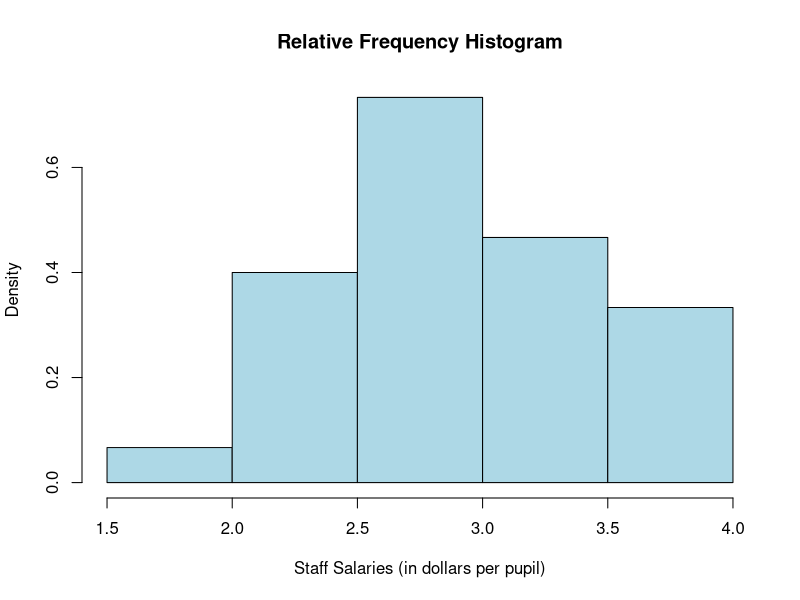
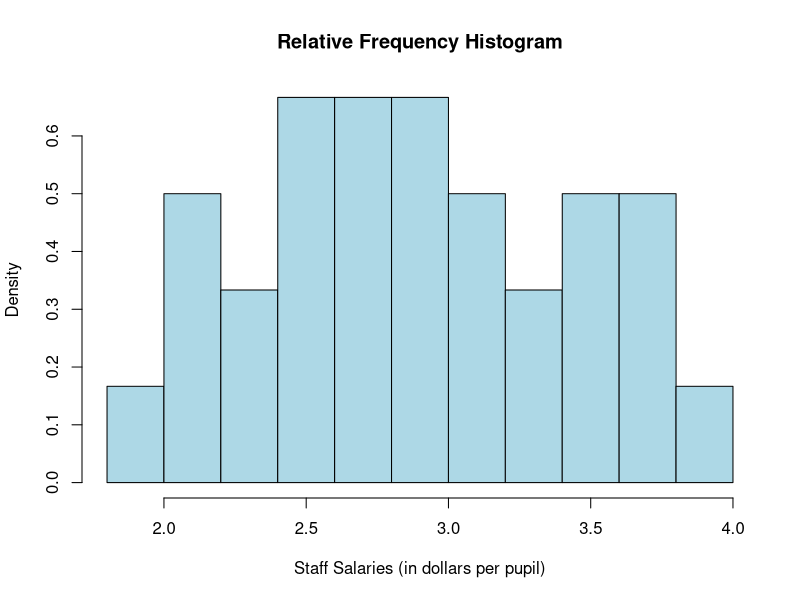

Here is the R script that generated these plots, in order:
# Data set
setwd("~/Desktop/STAT-350")
data <- c(2.5, 3.2, 0.4, 3.2, 1.3, 0.2, 0.3, 6.2, 5.7, 6.6,
          0.6, 2.5, 1.5, 4.2, 5.8, 1.9, 4.4, 0.5, 4.2, 0.6,
          1.4, 0.5, 2.7, 5.3, 1, 5.5, 5.9, 5.7, 1.2, 0.6)

stem(data)
mean(data)
sd(data)

data_vector <- c(3.8, 2.8, 2.87, 2.97, 3.1, 1.84, 2.51, 3.15, 2.38, 2.2, 
                 2.78, 2.54, 2.73, 2.78, 3.54, 3.99, 3.46, 2.05, 2.93, 2.86,
                 3.25, 2.46, 2.11, 3.73, 3.09, 3.68, 2.32, 2.59, 3.41, 3.39)

mean(data_vector)
sd(data_vector)
min(data_vector)
max(data_vector)

# Create a relative frequency histogram
hist(data_vector, freq = FALSE, main = "Relative Frequency Histogram", 
     xlab = "Staff Salaries (in dollars per pupil)", col = "lightblue")

hist(data_vector, breaks = 8, freq = FALSE, main = "Relative Frequency Histogram", 
     xlab = "Staff Salaries (in dollars per pupil)", col = "lightblue")
stem(data_vector)


# Q5
lamp_lifetime <- c(963, 1211, 767, 1063, 862, 930, 1096, 912, 946, 1059, 1066, 1212, 1195, 982, 903, 914, 951, 
                   1010, 1123, 889, 1259, 1155, 1344, 1152, 885, 1003, 1305, 996, 1106, 1138, 945, 870, 984, 
                   1171, 1141, 972, 822, 998, 899, 1063, 1386, 794, 1208, 1127, 962, 956, 1280, 1063, 740, 903)

# Midterm grades (x)
midterm_grades <- c(78, 50, 71, 73, 82, 90, 97, 99, 69)

# Final exam grades (y)
final_grades <- c(83, 67, 78, 37, 48, 80, 99, 99, 71)

# Fitting the linear model
model <- lm(final_grades ~ midterm_grades)

# Extracting the coefficients (intercept and slope)
coefficients <- coef(model)

print(coefficients)


# Low Velocity
low_velocity <- c(75.90, 75.98, 76.08, 76.03, 76.30, 75.71, 76.00, 76.28, 76.31, 75.58)

# High Velocity
high_velocity <- c(93.32, 92.54, 92.38, 93.68, 93.33, 93.27, 93.72, 93.31, 94.29, 92.37)
mean(low_velocity)
mean(high_velocity)
sd(low_velocity)
sd(high_velocity)
